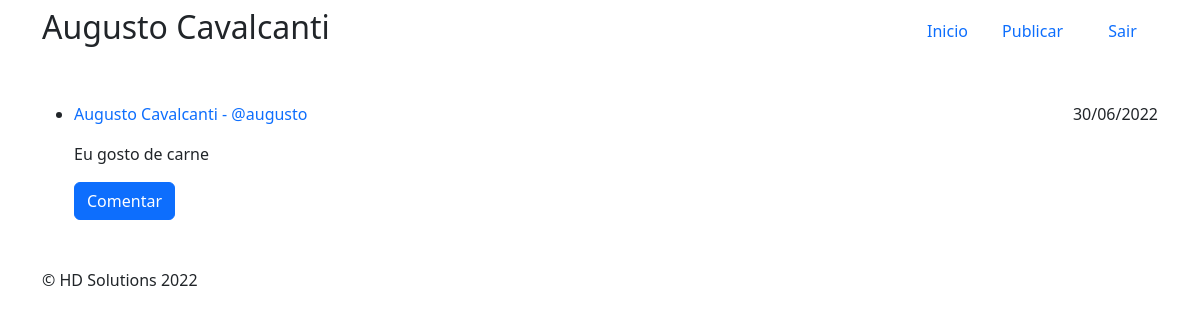
Screenshot of /comentarios/9/ (signed in) with the database file from the repository.
### microblogging/models.py (models this page shows, shortened)
class Publicacao (models.Model):
    class Meta:
        verbose_name = 'Publicação'
        verbose_name_plural = 'Publicações'
    texto = models.TextField('Texto')
    colaborador = models.ForeignKey(
        Colaborador, on_delete=models.CASCADE, verbose_name='Colaborador')
    data_de_publicacao = models.DateField(
        'Data de publicação', auto_now_add=True)

class Colaborador (models.Model):
    class Meta:
        verbose_name = 'Colaborador'
        verbose_name_plural = 'Colaboradores'
    nome = models.CharField('Nome', max_length=128)
    usuario = models.OneToOneField(
        User, on_delete=models.CASCADE, verbose_name='Usuário')
    email = models.EmailField('E-mail')
    telefone = models.CharField(
        'Telefone', max_length=11, help_text='Apenas números')
    def __str__(self):
        return self.nome

### microblogging/views.py (the view)
class PublicacaoComentariosView(TemplateView):
    template_name = 'microblogging/publicacao_comentarios.html'
    def get(self, request, **kwargs):
        user = self.request.user
        if user.is_authenticated:
            colaborador = Colaborador.objects.get(usuario__username=user)
            publicacao = Publicacao.objects.get(pk=kwargs['publicacao_id'])
            comentarios = Comentario.objects.filter(
                publicacao=kwargs['publicacao_id']).order_by('-id')
            return render(request, 'microblogging/publicacao_comentarios.html', {'colaborador': colaborador, 'publicacao': publicacao, 'comentarios': comentarios})

### microblogging/templates/microblogging/publicacao_comentarios.html (shortened to what this page needs)
<!doctype html>
<html lang="en">
<head>
    <link href="https://cdn.jsdelivr.net/npm/bootstrap@5.2.0-beta1/dist/css/bootstrap.min.css" rel="stylesheet"
>
</head>
<header>
    <div class="container">
        <div class="row mt-2 mb-5">
            <div class="col-9 d-flex align-items-end">
                <h2>{{ publicacao.colaborador.nome }}</h2>
            </div>
            <div class="col-1 d-flex align-items-center justify-content-end">
                <span><a href="{% url 'index' %}" class="text-decoration-none">Inicio</a></span>
            </div>
            <div class="col-1 d-flex align-items-center justify-content-end">
                <span><a href="{% url 'publicacao' %}" class="text-decoration-none">Publicar</a></span>
            </div>
            <div class="col-1 d-flex d-flex align-items-center justify-content-center">
                <span class="sair"><a href="{% url 'logout' %}" class="text-decoration-none">Sair</a></span>
            </div>
        </div>
    </div>
</header>
<body>
    <div class="container">
        <ul>
            <li>
                <div class="row mt-2">
                    <div class="col-9">
                        <p class="text-primary">{{ publicacao.colaborador }} - @{{ publicacao.colaborador.usuario }}</p>
                    </div>
                    <div class="col-3 d-flex justify-content-end">
                        <p>{{ publicacao.data_de_publicacao }} </p>
                    </div>
                </div>
                <div class="row">
                    <p>{{ publicacao.texto}} </p>
                </div>
            </li>
            <a href="{% url 'comentario' publicacao.id %}" class="btn btn-primary" tabindex="-1" role="button" aria-disabled="true">Comentar</a>
    </div>
</body>
<footer>
    <div class="container mt-5">
        <p>&copy; HD Solutions 2022</p>
    </div>
</footer>
</html>

### rows the page displays
Publicacao: colaborador.nome "Augusto Cavalcanti", colaborador "Augusto Cavalcanti", colaborador.usuario "augusto", data_de_publicacao "30/06/2022", texto "Eu gosto de carne"
